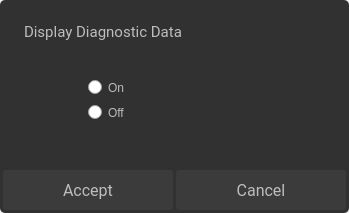
<?xml version="1.0" encoding="UTF-8"?>
<ui version="4.0">
 <class>DiagnosticDataScreen</class>
 <widget class="QDialog" name="DiagnosticDataScreen">
  <property name="geometry">
   <rect>
    <x>0</x>
    <y>0</y>
    <width>349</width>
    <height>213</height>
   </rect>
  </property>
  <property name="windowTitle">
   <string>Dialog</string>
  </property>
  <property name="styleSheet">
   <string notr="true"/>
  </property>
  <widget class="QPushButton" name="diagDataAccept">
   <property name="geometry">
    <rect>
     <x>3</x>
     <y>170</y>
     <width>170</width>
     <height>40</height>
    </rect>
   </property>
   <property name="font">
    <font>
     <family>Roboto</family>
     <pointsize>12</pointsize>
    </font>
   </property>
   <property name="focusPolicy">
    <enum>Qt::NoFocus</enum>
   </property>
   <property name="styleSheet">
    <string notr="true">QPushButton {
background-color:#3B3B3B;
color:#BDBDBD;
border:none;
border-radius:3px;
}
QPushButton:pressed {
background-color:#606060;
color:#BDBDBD;
border:none;
border-radius:3px;
}
</string>
   </property>
   <property name="text">
    <string>Accept</string>
   </property>
  </widget>
  <widget class="QRadioButton" name="offRadio">
   <property name="enabled">
    <bool>true</bool>
   </property>
   <property name="geometry">
    <rect>
     <x>88</x>
     <y>100</y>
     <width>100</width>
     <height>25</height>
    </rect>
   </property>
   <property name="focusPolicy">
    <enum>Qt::NoFocus</enum>
   </property>
   <property name="styleSheet">
    <string notr="true">color:#BDBDBD</string>
   </property>
   <property name="text">
    <string>Off</string>
   </property>
  </widget>
  <widget class="QRadioButton" name="onRadio">
   <property name="geometry">
    <rect>
     <x>88</x>
     <y>75</y>
     <width>100</width>
     <height>25</height>
    </rect>
   </property>
   <property name="focusPolicy">
    <enum>Qt::NoFocus</enum>
   </property>
   <property name="styleSheet">
    <string notr="true">color:#BDBDBD</string>
   </property>
   <property name="text">
    <string>On</string>
   </property>
  </widget>
  <widget class="QLabel" name="diagDataTitle">
   <property name="geometry">
    <rect>
     <x>24</x>
     <y>16</y>
     <width>231</width>
     <height>31</height>
    </rect>
   </property>
   <property name="font">
    <font>
     <family>Roboto</family>
     <pointsize>11</pointsize>
    </font>
   </property>
   <property name="styleSheet">
    <string notr="true">color:#BDBDBD</string>
   </property>
   <property name="text">
    <string>Display Diagnostic Data</string>
   </property>
  </widget>
  <widget class="QPushButton" name="diagDataCancel">
   <property name="geometry">
    <rect>
     <x>176</x>
     <y>170</y>
     <width>170</width>
     <height>40</height>
    </rect>
   </property>
   <property name="font">
    <font>
     <family>Roboto</family>
     <pointsize>12</pointsize>
    </font>
   </property>
   <property name="focusPolicy">
    <enum>Qt::NoFocus</enum>
   </property>
   <property name="styleSheet">
    <string notr="true">QPushButton {
background-color:#3B3B3B;
color:#BDBDBD;
border:none;
border-radius:3px;
}
QPushButton:pressed {
background-color:#606060;
color:#BDBDBD;
border:none;
border-radius:3px;
}
</string>
   </property>
   <property name="text">
    <string>Cancel</string>
   </property>
  </widget>
  <widget class="QFrame" name="frame">
   <property name="geometry">
    <rect>
     <x>0</x>
     <y>0</y>
     <width>349</width>
     <height>213</height>
    </rect>
   </property>
   <property name="styleSheet">
    <string notr="true">background-color: rgb(49, 49, 49);
border: 1px;
border-radius: 5px;</string>
   </property>
   <property name="frameShape">
    <enum>QFrame::StyledPanel</enum>
   </property>
   <property name="frameShadow">
    <enum>QFrame::Raised</enum>
   </property>
  </widget>
  <zorder>frame</zorder>
  <zorder>diagDataAccept</zorder>
  <zorder>offRadio</zorder>
  <zorder>onRadio</zorder>
  <zorder>diagDataTitle</zorder>
  <zorder>diagDataCancel</zorder>
 </widget>
 <resources/>
 <connections/>
</ui>
